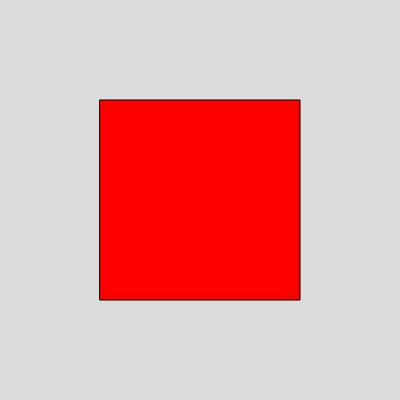
Frame 1 (no input)
Frame 60 (no input): identical to frame 1, image omitted
Frame 120 (the mouse pressed at the canvas centre since frame 60): identical to frame 1, image omitted

The p5.js sketch that drew this single still picture (run headless with seeded random() and noise() and a simulated clock; from frame 60 on, the mouse is pressed at the canvas centre):

// p5.js sketch
// ── sketch.js
let fillColor;

function setup(){
  createCanvas(400, 400);

  // Set the fill colour to red by default
  fillColor = color(255, 0, 0);
}

function draw(){
  background(220);

  fill(fillColor);
  square(width / 2 - 100, 100, 200);
}

function keyTyped(){
  if (key == 'r'){
    fillColor = color(255, 0, 0);
  } else if (key == 'g'){
    fillColor = color(0, 255, 0);
  } else if (key == 'b'){
    fillColor = color(0, 0, 255);
  }
}
